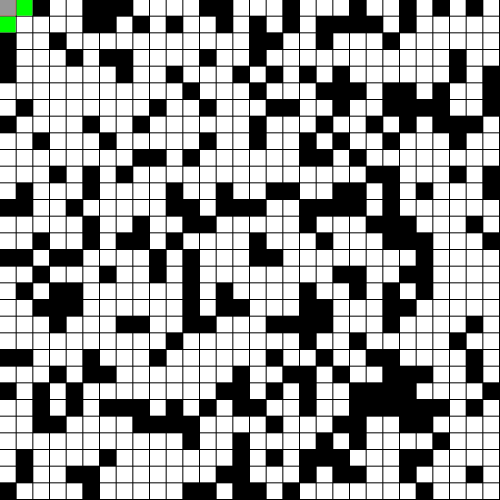
Frame 1 (no input)
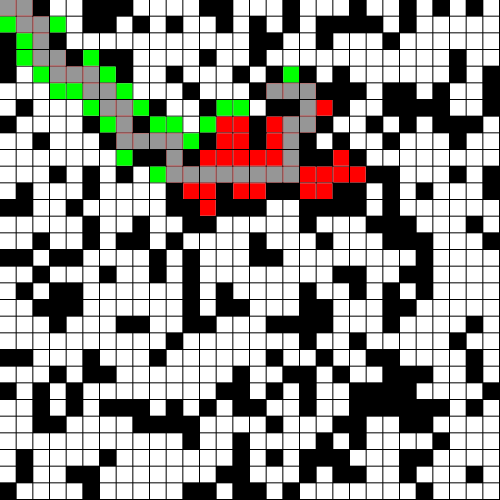
Frame 60 (no input)
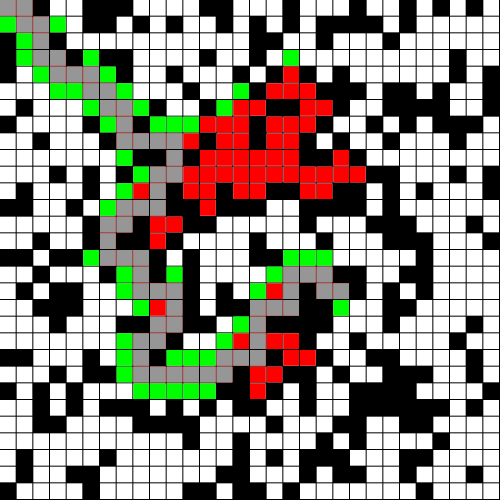
Frame 120 (the mouse pressed at the canvas centre since frame 60)

The p5.js sketch that drew these frames (run headless with seeded random() and noise() and a simulated clock; from frame 60 on, the mouse is pressed at the canvas centre):

// p5.js sketch
// ── sketch.js
let width = 500, height = 500;
let rows = 30;
let cols = 30;
let grids;
let gridWidth = width / cols;
let gridHeight = height / rows;
let start, end;
let obstaclePoss = 0.3;

let openSet = new MinHeap();
let closedSet = [];
let path = [];

function Cell(i,j){
	this.i = i;
	this.j = j;
	this.f = Infinity;
	this.g = Infinity;
	this.h = 0;
	this.neighbors = [];
	this.previous = undefined;
	this.obstacle = false;

	if(Math.random() < obstaclePoss) this.obstacle = true;

	this.show = function(col){
		fill(col);
		if(this.obstacle){
			fill(0);
		}
		noStroke();
		rect(this.i * gridWidth, this.j * gridHeight, gridWidth-1, gridHeight-1);
	}

	this.getNeighbors = function(){
		if(this.neighbors.length > 0){
			return this.neighbors;
		}else{
			//construct neighbors list
			if(this.i > 0) this.neighbors.push(grids[i-1][j]);
			if(this.i < cols-1) this.neighbors.push(grids[i+1][j]);
			if(this.j > 0) this.neighbors.push(grids[i][j-1]);
			if(this.j < rows-1) this.neighbors.push(grids[i][j+1]);
			return this.neighbors;
		}
	}

	this.setH = function(end){
		this.h = pow(this.i - end.i, 2) + pow(this.j - end.j, 2);
	}
}

function generateRandomIndex(limit){
	return Math.floor(Math.random() * (limit));
}

function removeCell(cell, set){
	for(let i = set.length -1 ; i >= 0; i--){
		if(cell == set[i]){
			set.splice(i, 1);
		}
	}
}

function reconstructPath(cell){
	let cur = cell;
	while(cur){
		path.push(cur);
		cur = cur.previous;
	}
}

function setup() {
	createCanvas(width, height);

	//construct 2d array
	grids = new Array(cols);
	for(let i = 0; i < cols; i++){
		grids[i] = new Array(rows);
	}

	//assign cell to grid
	for(let i = 0; i< cols; i++){
		for(let j = 0; j< rows; j++){
			grids[i][j] = new Cell(i,j);
		}
	}

	//set starting and end point
	start = grids[0][0];
	start.g = 0;
	start.f = start.h;
	end = grids[cols-1][rows-1];
	start.obstacle = false;
	end.obstacle = false;

	//set heuristic score
	for(let i = 0; i< cols; i++){
		for(let j = 0; j< rows; j++){
			grids[i][j].setH(end);
		}
	}

	openSet.insert(start);
}

function draw() {

	background(0);

	let current;
	if(openSet.getLength() > 0){
		//continue
		current = openSet.extract();
		if(current === end){
			//construct path
			reconstructPath(current, path);
			console.log("DONE!");
			noLoop();
		}
		closedSet.push(current);

		let neighbors = current.getNeighbors();
		neighbors.forEach(neighbor => {
			if(!closedSet.includes(neighbor)){
				let tempScore = current.g + 1; //cost from current to neighbor set to one
				if(tempScore < neighbor.g){
					neighbor.g = tempScore;
					neighbor.f = neighbor.g + neighbor.h;
					neighbor.previous = current;
					if(!openSet.includeCell(neighbor) && !neighbor.obstacle){
						openSet.insert(neighbor);
					}
				}
			}
		})
	}else{
		//no solution
		console.log("Cannot reach destination...");
		noLoop();
	}

	//update cells
	grids.forEach(colArray =>{
		colArray.forEach(grid => {
			grid.show(color(255));
		})
	})

	openSet.getData().forEach(cell => {
		cell.show(color(0,255,0));
	})

	closedSet.forEach(cell => {
		cell.show(color(255,0,0));
	})

	path = [];
	reconstructPath(current);

	path.forEach(cell => {
		cell.show(color(150,150,150));
	})

}
// ── minHeap.js
class MinHeap{
    constructor(){
        this.data = [];
    }

    getLength(){
        return this.data.length;
    }

    getData(){
        return this.data;
    }

    includeCell(cell){
        this.data.forEach(curCell =>{
            if(curCell == cell) return true;
        })
        return false;
    }

    insert(item){
        this.data.push(item);
        this.bubbleUp();
    }

    extract(){
        if(this.data.length == 0) throw "Heap empty."

        let minValue = this.data[0];
        if(this.data.length == 1){
            this.data.pop();
            return minValue;
        }
        this.data[0] = this.data.pop();
        this.bubbleDown();
        return minValue;
    }

    bubbleUp(){
        let itemIdx = this.data.length-1;
        while(itemIdx > 0){
            let parentIdx = Math.floor((itemIdx-1)/2);          
            if(this.data[itemIdx].f < this.data[parentIdx].f){
                let temp = this.data[itemIdx];
                this.data[itemIdx] = this.data[parentIdx];
                this.data[parentIdx] = temp;
            }
            itemIdx = parentIdx;
        }
    }

    bubbleDown(){
        let itemIdx = 0;
        let size = this.data.length;

        while(true){
            let rightChildIdx = (itemIdx + 1) * 2;
            let leftChildIdx = rightChildIdx - 1;
            let swapIdx;

            if(leftChildIdx >= size) break;
            else if(rightChildIdx >= size) swapIdx = leftChildIdx;
            else{
                swapIdx = this.data[rightChildIdx].f > this.data[leftChildIdx].f ? leftChildIdx : rightChildIdx;
            }

            if(this.data[itemIdx].f > this.data[swapIdx].f){
                let temp = this.data[itemIdx];
                this.data[itemIdx] = this.data[swapIdx];
                this.data[swapIdx] = temp;

                itemIdx = swapIdx;
            }else{
                break;
            }
        }
    }
}
